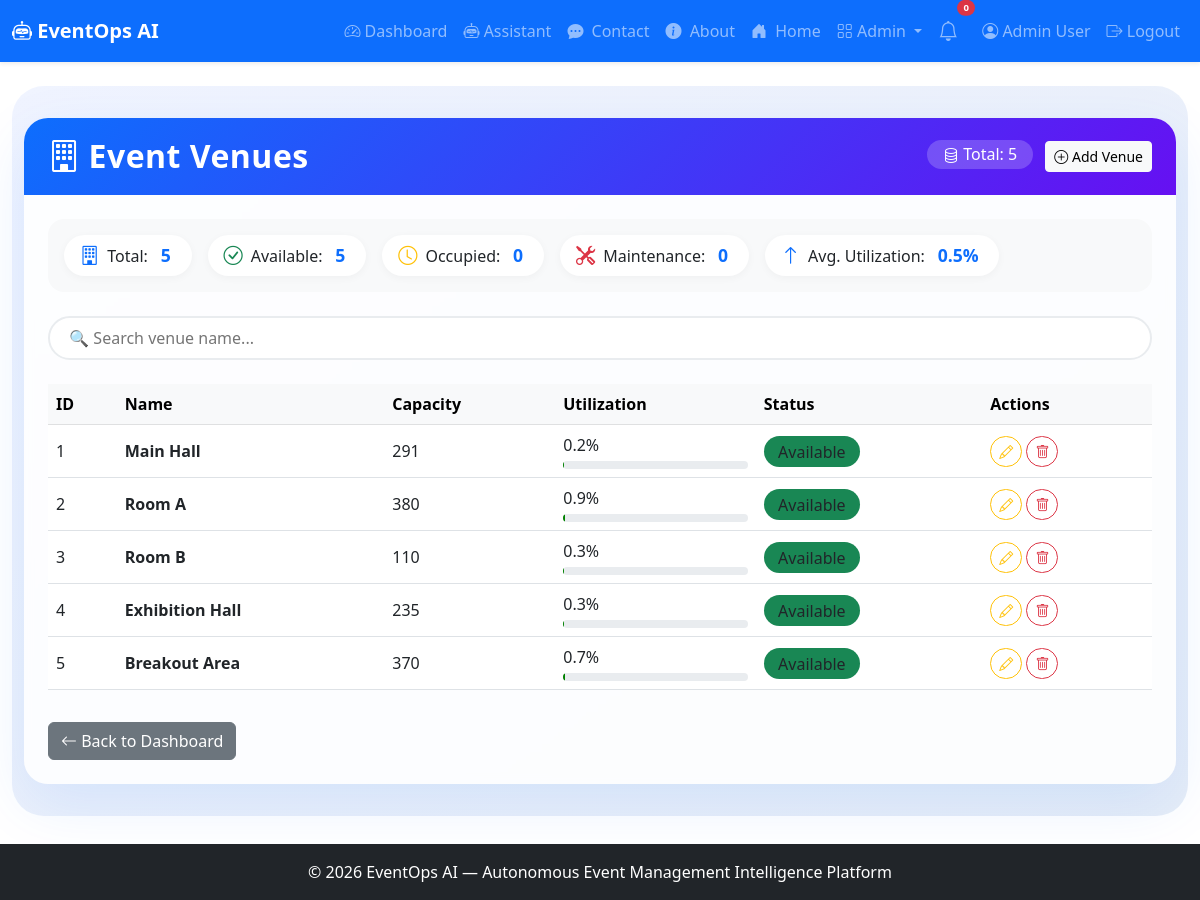
The app's page /admin/venues (signed in) with its own data.
### app.py (models this page shows, shortened)
class User(UserMixin, db.Model):
    id = db.Column(db.Integer, primary_key=True)
    name = db.Column(db.String(100), nullable=False)
    email = db.Column(db.String(100), unique=True, nullable=False)
    password_hash = db.Column(db.String(200), nullable=False)
    role = db.Column(db.String(20), default='user')
    created_at = db.Column(db.DateTime, default=lambda: datetime.now(timezone.utc))

class Venue(db.Model):
    id = db.Column(db.Integer, primary_key=True)
    name = db.Column(db.String(100), nullable=False)
    capacity = db.Column(db.Integer)
    utilization = db.Column(db.Float, default=0.0)
    status = db.Column(db.String(20), default='available')
    created_at = db.Column(db.DateTime, default=lambda: datetime.now(timezone.utc))

### app.py (the view)
@app.route('/admin/venues')
@login_required
def admin_venues():
    if current_user.role != 'admin':
        abort(403)
    venues = Venue.query.all()
    return render_template('admin_venues.html', venues=venues)

### app.py (called while the page is built)
@login_manager.user_loader
def load_user(user_id):
    return User.query.get(int(user_id))

### templates/admin_venues.html (shortened to what this page needs)
{% extends "base.html" %}
{% block content %}
<div class="admin-wrapper">
    <div class="container-fluid">
        <div class="card admin-card">
            <div class="card-header d-flex flex-wrap justify-content-between align-items-center">
                <h2 class="mb-0"><i class="bi bi-building me-2"></i>Event Venues</h2>
                <div>
                    <span class="total-badge"><i class="bi bi-database"></i> Total: {{ venues|length }}</span>
                    <a href="{{ url_for('admin_venue_add') }}" class="btn btn-light btn-sm ms-2">
                        <i class="bi bi-plus-circle"></i> Add Venue
                    </a>
                </div>
            </div>
            <div class="card-body">
                <div class="stats-row">
                    <div class="stat-item"><i class="bi bi-building"></i> Total: <span class="stat-num">{{ venues|length }}</span></div>
                    <div class="stat-item"><i class="bi bi-check-circle text-success"></i> Available: <span class="stat-num">{{ venues|selectattr('status', 'equalto', 'available')|list|length }}</span></div>
                    <div class="stat-item"><i class="bi bi-clock text-warning"></i> Occupied: <span class="stat-num">{{ venues|selectattr('status', 'equalto', 'occupied')|list|length }}</span></div>
                    <div class="stat-item"><i class="bi bi-tools text-danger"></i> Maintenance: <span class="stat-num">{{ venues|selectattr('status', 'equalto', 'maintenance')|list|length }}</span></div>
                    <div class="stat-item"><i class="bi bi-arrow-up text-primary"></i> Avg. Utilization: <span class="stat-num">{{ (venues|map(attribute='utilization')|sum / venues|length)|round(1) if venues else 0 }}%</span></div>
                </div>
                <div class="filter-bar">
                    <input type="text" id="searchVenue" class="search-box" placeholder="🔍 Search venue name...">
                </div>
                <div class="table-responsive">
                    <table class="table table-hover align-middle" id="venueTable">
                        <thead class="table-light">
                            <tr>
                                <th>ID</th>
                                <th>Name</th>
                                <th>Capacity</th>
                                <th>Utilization</th>
                                <th>Status</th>
                                <th>Actions</th>
                            </tr>
                        </thead>
                        <tbody>
                            {% for venue in venues %}
                            <tr data-name="{{ venue.name|lower }}">
                                <td>{{ venue.id }}</td>
                                <td><strong>{{ venue.name }}</strong></td>
                                <td>{{ venue.capacity }}</td>
                                <td>
                                    {{ venue.utilization|round(1) }}%
                                    <div class="utilization-bar">
                                    </div>
                                </td>
                                <td>
                                    <span class="badge-status bg-{{ 'success' if venue.status == 'available' else 'warning' if venue.status == 'occupied' else 'danger' }}">
                                        {{ venue.status|title }}
                                    </span>
                                </td>
                                <td>
                                    <a href="{{ url_for('admin_venue_edit', venue_id=venue.id) }}" class="btn btn-sm btn-outline-warning"><i class="bi bi-pencil"></i></a>
                                    <a href="{{ url_for('admin_venue_delete', venue_id=venue.id) }}" class="btn btn-sm btn-outline-danger" onclick="return confirm('Delete this venue?')"><i class="bi bi-trash"></i></a>
                                </td>
                            </tr>
                            {% endfor %}
                        </tbody>
                    </table>
                </div>
                <div class="mt-3">
                    <a href="{{ url_for('dashboard') }}" class="btn btn-secondary">
                        <i class="bi bi-arrow-left"></i> Back to Dashboard
                    </a>
                </div>
            </div>
        </div>
    </div>
</div>
{% endblock %}

### templates/base.html (shortened to what this page needs)
<!DOCTYPE html>
<html lang="en">
<head>
    <link href="https://cdn.jsdelivr.net/npm/bootstrap@5.3.0/dist/css/bootstrap.min.css" rel="stylesheet">
    <link rel="stylesheet" href="https://cdn.jsdelivr.net/npm/bootstrap-icons@1.11.0/font/bootstrap-icons.css">
    <link rel="stylesheet" href="{{ url_for('static', filename='css/style.css') }}">
</head>
<body>
    <nav class="navbar navbar-expand-lg navbar-dark bg-primary shadow-sm">
        <div class="container-fluid">
            <a class="navbar-brand fw-bold" href="{{ url_for('index') }}">
                <i class="bi bi-robot"></i> EventOps AI
            </a>
            <div class="collapse navbar-collapse" id="navbarNav">
                <ul class="navbar-nav ms-auto align-items-lg-center">
                    {% if current_user.is_authenticated %}
                        <li class="nav-item">
                            <a class="nav-link" href="{{ url_for('dashboard') }}">
                                <i class="bi bi-speedometer2"></i> Dashboard
                            </a>
                        </li>
                        <li class="nav-item">
                            <a class="nav-link" href="{{ url_for('assistant_page') }}">
                                <i class="bi bi-robot"></i> Assistant
                            </a>
                        </li>
                        <li class="nav-item">
                            <a class="nav-link" href="{{ url_for('contact') }}">
                                <i class="bi bi-chat-dots-fill me-1"></i> Contact
                            </a>
                        </li>
                         <li class="nav-item">
                            <a class="nav-link" href="{{ url_for('about') }}">
                                <i class="bi bi-info-circle-fill me-1"></i> About
                            </a>
                        </li>
                        <li class="nav-item">
                            <a class="nav-link" href="{{ url_for('index') }}">
                                <i class="bi bi-house-door-fill me-1"></i> Home
                            </a>
                        </li>
                        {% if current_user.role == 'admin' %}
                        <li class="nav-item dropdown">
                            <a class="nav-link dropdown-toggle" href="#" role="button" data-bs-toggle="dropdown">
                                <i class="bi bi-grid"></i> Admin
                            </a>
                        </li>
                        {% endif %}
                        <li class="nav-item position-relative me-2">
                            <a class="nav-link" href="#" title="Notifications" data-bs-toggle="dropdown">
                                <i class="bi bi-bell fs-5"></i>
                                <span class="position-absolute top-0 start-100 translate-middle badge rounded-pill bg-danger" style="font-size:0.6rem;">
                                    0
                                </span>
                            </a>
                        </li>
                        <li class="nav-item">
                            <a class="nav-link" href="{{ url_for('profile') }}">
                                <i class="bi bi-person-circle"></i> {{ current_user.name }}
                            </a>
                        </li>
                        <li class="nav-item">
                            <a class="nav-link" href="{{ url_for('logout') }}">
                                <i class="bi bi-box-arrow-right"></i> Logout
                            </a>
                        </li>
                    {% endif %}
                </ul>
            </div>
        </div>
    </nav>
    <main class="container-fluid py-4">
        {% block content %}{% endblock %}
    </main>
    <footer class="footer bg-dark text-white py-3 mt-4">
        <div class="container text-center">
            <span>© 2026 EventOps AI — Autonomous Event Management Intelligence Platform</span>
        </div>
    </footer>
</body>
</html>

### static/css/style.css (style rules this page uses)
body { padding-bottom: 60px; }
.footer { position: fixed; bottom: 0; width: 100%; }

### templates/admin_venues.html (style rules this page uses)
.admin-wrapper { background: linear-gradient(145deg, #f0f4ff 0%, #e6edf7 100%); padding: 2rem 0; border-radius: 2rem; }
.admin-card { border: none; border-radius: 1.5rem; box-shadow: 0 20px 60px rgba(13, 110, 253, 0.10); background: rgba(255, 255, 255, 0.85); backdrop-filter: blur(4px); overflow: hidden; }
.admin-card .card-header { background: linear-gradient(135deg, #0d6efd, #6610f2); color: white; padding: 1.2rem 1.5rem; border: none; }
.admin-card .card-header h2 { font-weight: 700; letter-spacing: 0.5px; }
.admin-card .card-body { padding: 1.5rem; }
.stats-row { display: flex; flex-wrap: wrap; gap: 1rem; margin-bottom: 1.5rem; background: #f8f9fa; border-radius: 1rem; padding: 1rem; }
.stats-row .stat-item { display: flex; align-items: center; gap: 0.5rem; background: white; padding: 0.4rem 1rem; border-radius: 50px; box-shadow: 0 2px 8px rgba(0,0,0,0.04); }
.stats-row .stat-item i { font-size: 1.2rem; color: #0d6efd; }
.stats-row .stat-item .stat-num { font-weight: 700; color: #0d6efd; font-size: 1.1rem; margin: 0 0.3rem; }
.filter-bar { display: flex; flex-wrap: wrap; gap: 0.8rem; margin-bottom: 1.5rem; }
.filter-bar .search-box { flex: 1; min-width: 200px; border-radius: 50px; border: 2px solid #e9ecef; padding: 0.5rem 1.2rem; transition: all 0.2s; background: white; }
.table-hover tbody tr { transition: all 0.2s ease; }
.utilization-bar { width: 100%; height: 8px; background: #e9ecef; border-radius: 10px; overflow: hidden; margin-top: 4px; }
.badge-status { padding: 0.3rem 0.9rem; border-radius: 30px; font-weight: 500; }
.btn-outline-primary, .btn-outline-warning, .btn-outline-danger { border-radius: 30px; transition: all 0.2s; }
.total-badge { background: rgba(255,255,255,0.2); padding: 0.2rem 1rem; border-radius: 30px; font-weight: 500; }

### records on screen
User: name "Admin User"
Venue: id "1", name "Main Hall", capacity "291", utilization "0.2", status "Available"
Venue: id "2", name "Room A", capacity "380", utilization "0.9", status "Available"
Venue: id "3", name "Room B", capacity "110", utilization "0.3", status "Available"
Venue: id "4", name "Exhibition Hall", capacity "235", utilization "0.3", status "Available"
Venue: id "5", name "Breakout Area", capacity "370", utilization "0.7", status "Available"

### other values on screen
{{ venues|length }} "5"
{{ venues|selectattr('status', 'equalto', 'available')|list|length }} "5"
{{ venues|selectattr('status', 'equalto', 'occupied')|list|length }} "0"
{{ venues|selectattr('status', 'equalto', 'maintenance')|list|length }} "0"
